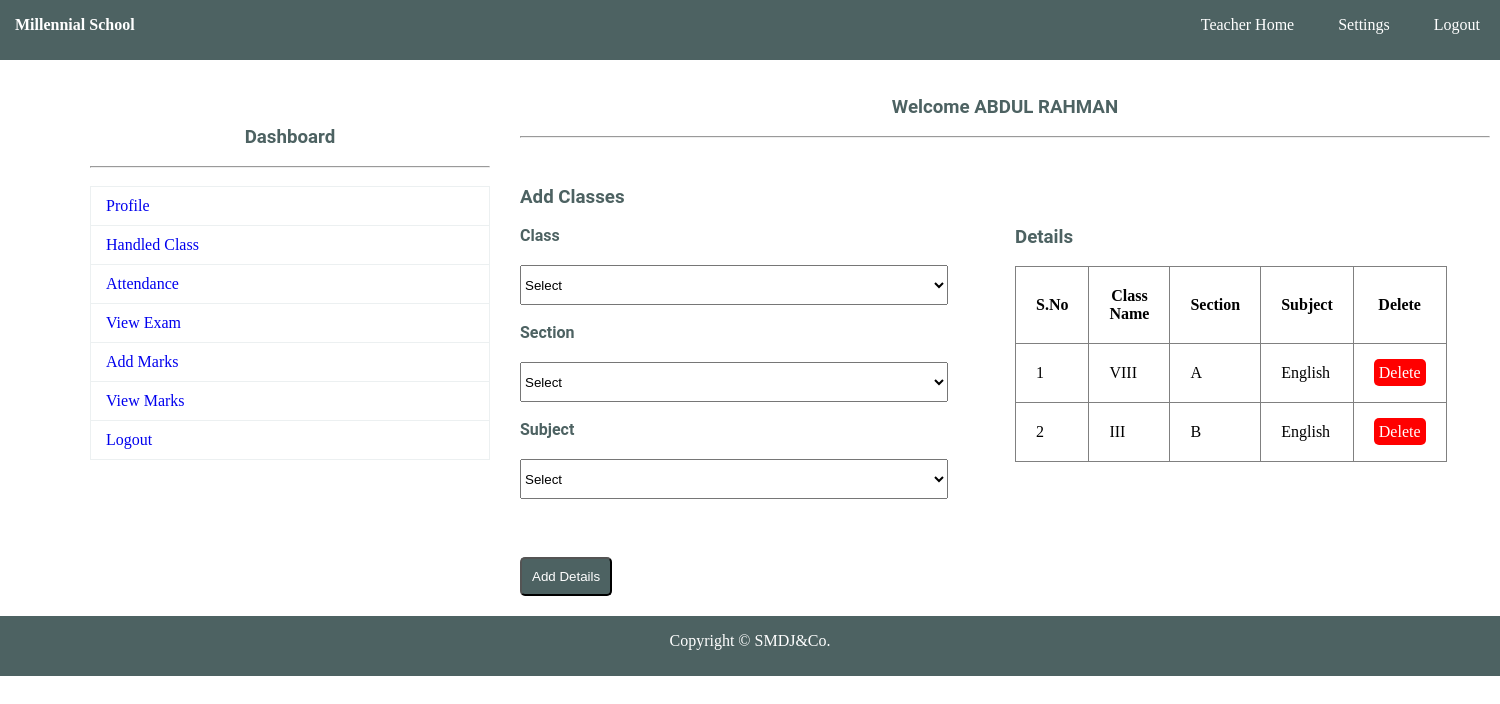
Screenshot of /MillennialSchool.com/school/handle_class.php (signed in) with the database file from the repository.
### tables this page shows
CREATE TABLE `hclass` (
  `HID` int(11) NOT NULL,
  `TID` int(11) NOT NULL,
  `CLA` varchar(150) NOT NULL,
  `SEC` varchar(150) NOT NULL,
  `SUB` varchar(150) NOT NULL
);

### MillennialSchool.com/school/handle_class.php (the view, shortened to what this page needs)
<?php
	include"database.php";
?>
<!DOCTYPE html>
<html>
	<head>
		<link rel="stylesheet" type="text/css" href="css/style.css">
	</head>
	<body>
		<?php include"navbar.php";?><br>
			<div id="section">
				<?php include"sidebar.php";?><br>
					<h3 class="text">Welcome <?php echo $_SESSION["TNAME"]; ?></h3><br><hr><br>
				<div class="content">
					<h3>Add Classes</h3><br>
					<div class="lbox1">
					<form  method="post" action="<?php echo $_SERVER["PHP_SELF"];?>">
					<label>Class</label><br>
						<select name="cla" required class="input3">
							<?php
								$sl="select DISTINCT(CNAME) from class";
								$r=$db->query($sl);
								 if($r->num_rows>0)
								 {
									 echo "<option value=''>Select</option>";
								 }
							?>
						</select>
					<br><br>
					<label>Section</label><br>
						<select name="sec" required class="input3">
						<?php
							$sl="select DISTINCT(CSEC) from class";
							$r=$db->query($sl);
								if($r->num_rows>0)
								{
									echo "<option value=''>Select</option>";
								}
						?>
						</select><br></br>
					<label>Subject</label><br>
						<select name="sub" required class="input3">
						<?php
							$s="select * from sub";
							$re=$db->query($s);
							if($re->num_rows>0)
							{
								echo "<option value=''>Select</option>";
							}
						?>
						</select>
					<br><br>
					<button type="submit" class="btn" name="submit">Add  Details</button>
					</form>
					</div>
					<div class="rbox1">
					<h3> Details</h3><br>
					<table border="1px" >
						<tr>
							<th>S.No</th>
							<th>Class Name</th>
							<th>Section</th>
							<th>Subject</th>
							<th>Delete</th>
						</tr>
						<?php
							$s="select * from hclass";
							$res=$db->query($s);
							if($res->num_rows>0)
							{
								$i=0;
								while($r=$res->fetch_assoc())
								{
									$i++;
									echo"
									<tr>
										<td>{$i}</td>
										<td>{$r["CLA"]}</td>
										<td>{$r["SEC"]}</td>
										<td>{$r["SUB"]}</td>
										<td><a href='hclass.php?id={$r["HID"]}' class='btnr'>Delete</a></td>
									</tr>
									";
								}
							}
						?>
						</table>
					</div>
				</div>
			</div>
				<?php include"footer.php";?>
	</body>
</html>

### MillennialSchool.com/school/css/style.css (style rules this page uses)
* { padding:0px; margin:0px; }
html { background:#fff; }
a { text-decoration:none; }
h1,h2,h3,h4,h5,h6,label { font-family:roboto; color:#4D6262; }
.btn { border-radius:5px; padding:10px; background:#4D6262; color:white; margin-top:40px; }
.btnr { border-radius:5px; padding:5px; background:#ff0000; color:white; }
label { font-weight:bold; }
.text { text-align:center; }
#section { height:auto; width:1400px; margin-left:90px; font-family:cambria; }
.content { margin-top:30px; height:auto; width:950px; float:left; }
tr,td,th { padding:20px; }
.input3 { width:90%; height:40px; margin-top:20px; }
table { border-collapse:collapse; }
.lbox1 { width:50%; margin-right:20px; float:left; }
.rbox1 { width:45%; float:left; }
.rbox1 table { width:100%; }

### rows the page displays
hclass: CLA "VIII", SEC "A", SUB "English"
hclass: CLA "III", SEC "B", SUB "English"

### other values shown
$_SESSION["TNAME"] "ABDUL RAHMAN"
